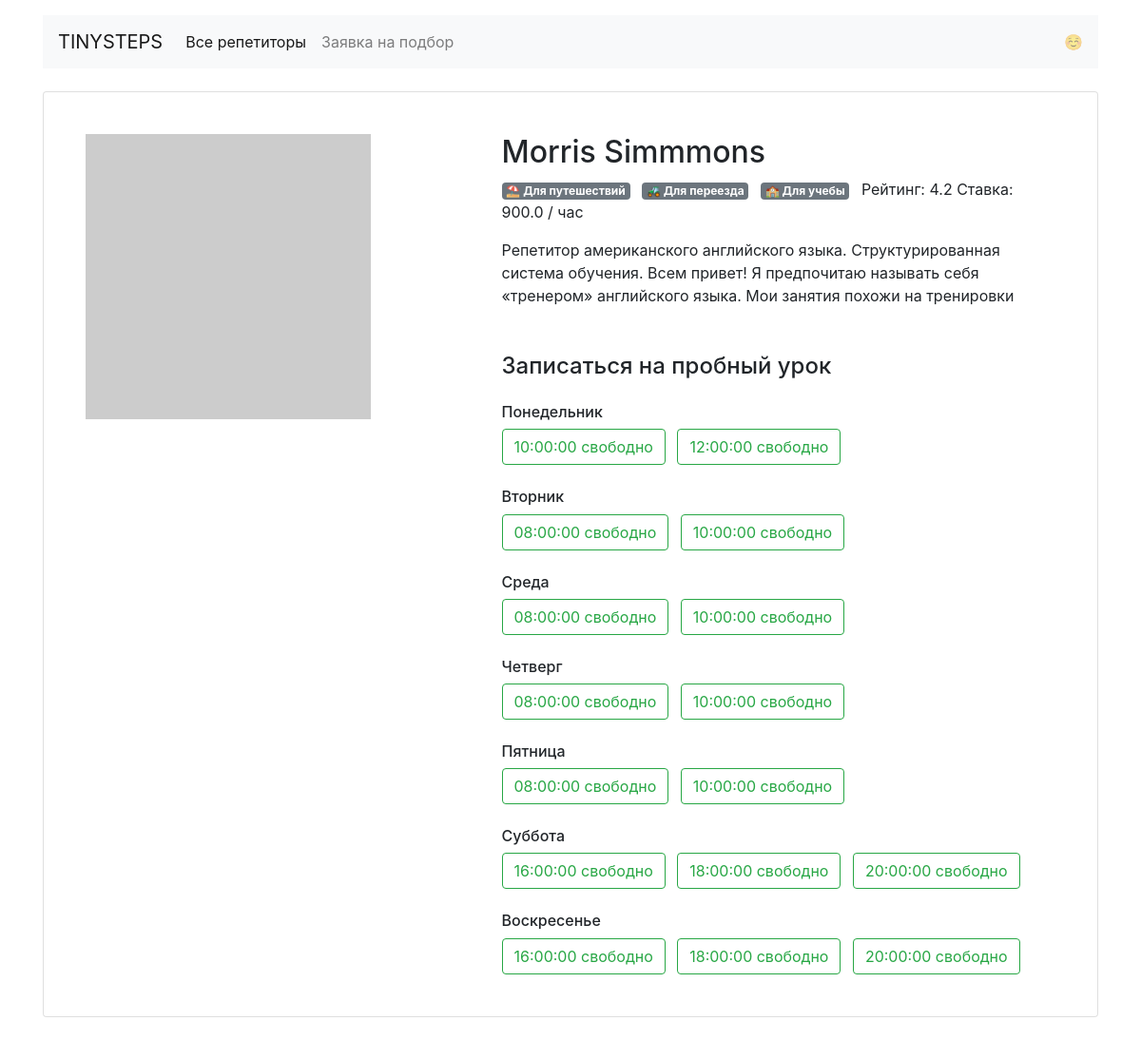
The app's page /profile/1 with its own data.
### models.py (models this page shows, shortened)
class Teacher(db.Model):
	__tablename__ = 'teachers'
	id = db.Column(db.Integer, primary_key=True)
	name = db.Column(db.String, nullable=False)
	email = db.Column(db.String, nullable=False, unique=True)
	about = db.Column(db.Text)
	rating = db.Column(db.Float)
	picture = db.Column(db.String)
	price = db.Column(db.Float)
	timetables = db.relationship('Timetable', back_populates='teacher')
	bookings = db.relationship('Booking', back_populates='teacher')
	goals = db.relationship('Goal', secondary=teacher_goals_association, back_populates='teacher')
	created_at = db.Column(db.DateTime, default=datetime.datetime.utcnow,  nullable=False)

class Goal(db.Model):
	__tablename__ = 'goals'
	id = db.Column(db.Integer, primary_key=True)
	goal_slug = db.Column(db.String, unique=True)
	goal_text = db.Column(db.String, unique=True)
	teacher = db.relationship(
		'Teacher', secondary=teacher_goals_association, back_populates='goals')
	created_at = db.Column(db.DateTime, default=datetime.datetime.utcnow(),  nullable=False)

class Timetable(db.Model):
	__tablename__ = 'timetables'
	id = db.Column(db.Integer, primary_key=True)
	teacher_id = db.Column(db.Integer, db.ForeignKey('teachers.id'))
	teacher = db.relationship('Teacher', back_populates='timetables')
	weekday = db.Column(db.String)
	time = db.Column(db.Time)
	bookings = db.relationship('Booking', back_populates='timetables')
	created_at = db.Column(db.DateTime, default=datetime.datetime.utcnow,  nullable=False)

### app.py (the view)
@app.route('/profile/<int:id>')
def profile(id):
    profile_data = Teacher.query.get(id)
    time_slots = []
    for slug, weekday in DAYS.items():
        times = []
        for slot in profile_data.timetables:
            if slot.weekday == slug:
                times.append(slot.time)
        slot = {slug: times}
        time_slots.append(slot)
    if not profile_data:
        abort(404)
    return render_template('profile.html',
                           profile_data=profile_data,
                           goals=GOALS,
                           days=DAYS,
                           time_slots=time_slots)

### templates/profile.html (shortened to what this page needs)
{% extends 'base.html' %}
{% block container %}
  <main class="container mt-3">
    <div class="card my-4 mx-auto">
      <div class="card-body m-2 m-md-4">
        <article class="row">
          <div class="col-5"><img src="{{ profile_data.picture }}" class="img-fluid" alt=""></div>
          <div class="col-7">
            <section class="teacher=info">
              <h1 class="h2">{{ profile_data.name }}</h1>
              <p>
                {% for goal in  profile_data.goals %}
                  <span class="badge badge-secondary mr-2"> {{ goal.goal_text }}</span>
                {% endfor %}
                Рейтинг: {{ profile_data.rating }} Ставка: {{ profile_data.price }} / час</p>
              <p> {{ profile_data.about }} </p>
            </section>
            <section class="available">
              <h4 class="mb-4 mt-5">Записаться на пробный урок</h4>
              {% for e in time_slots %}
                  {% for day, times in e.items() %}
                    <h6 class="mt-4">{{ days[day] }}</h6>
                      {% for time in times %}
                              {% set list1 = time|string %}
                              <a href="/booking/{{ profile_data.id }}/{{ day }}/{{list1.split(':')[0]}}" class="btn btn-outline-success mr-2"> {{ time }} свободно</a>
                      {% endfor %}
                  {% endfor %}
              {% endfor %}
            </section>
          </div>
        </article>
      </div>
    </div>
  </main>
{% endblock  %}

### records on screen
Teacher: name "Morris Simmmons", rating "4.2", price "900.0", about "Репетитор американского английского языка. Структурированная система обучения. Всем привет! Я предпочитаю называть себя «тренером» английского языка. Мои занятия похожи на тренировки"
Goal: goal_text "⛱ Для путешествий"
Goal: goal_text "🚜 Для переезда"
Goal: goal_text "🏫 Для учебы"
Timetable: time "10:00:00"
Timetable: time "12:00:00"
Timetable: time "08:00:00"
Timetable: time "10:00:00"
Timetable: time "08:00:00"
Timetable: time "10:00:00"
Timetable: time "08:00:00"
Timetable: time "10:00:00"
Timetable: time "08:00:00"
Timetable: time "10:00:00"
Timetable: time "16:00:00"
Timetable: time "18:00:00"
Timetable: time "20:00:00"
Timetable: time "16:00:00"
Timetable: time "18:00:00"
Timetable: time "20:00:00"

### other values on screen
{{ days[day] }} "Понедельник" "Вторник" "Среда" "Четверг" "Пятница" "Суббота" "Воскресенье"
